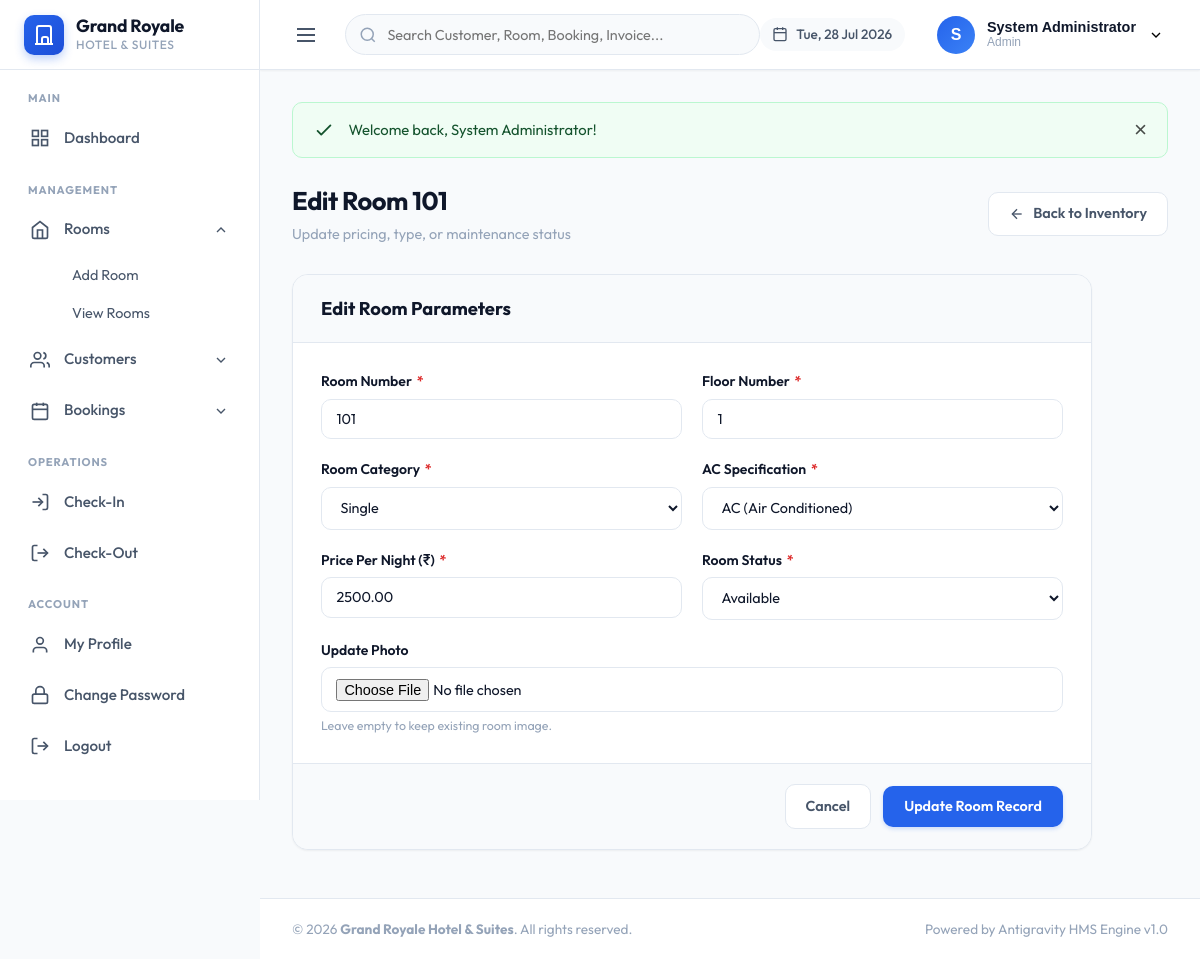
The page /edit_room.php?id=1 (signed in) on the database its author committed.
### tables this page shows
CREATE TABLE `rooms` (
  `id` INT AUTO_INCREMENT PRIMARY KEY,
  `room_number` VARCHAR(20) NOT NULL UNIQUE,
  `room_type` ENUM('Single', 'Double', 'Deluxe', 'Suite') NOT NULL,
  `ac_type` ENUM('AC', 'Non AC') NOT NULL,
  `floor_number` INT NOT NULL,
  `price_per_night` DECIMAL(10, 2) NOT NULL,
  `status` ENUM('Available', 'Booked', 'Occupied', 'Maintenance') DEFAULT 'Available',
  `image` VARCHAR(255) DEFAULT NULL,
  `created_at` DATETIME DEFAULT CURRENT_TIMESTAMP
);

### edit_room.php (the view, shortened to what this page needs)
<?php
require_once __DIR__ . '/includes/db.php';
include __DIR__ . '/includes/header.php';
$roomId = (int)($_GET['id'] ?? 0);
$stmt = $pdo->prepare("SELECT * FROM rooms WHERE id = :id");
$stmt->execute([':id' => $roomId]);
$room = $stmt->fetch();
?>
<div class="page-header">
    <div>
        <h1 class="page-title">Edit Room <?= escape($room['room_number']) ?></h1>
        <p class="page-subtitle">Update pricing, type, or maintenance status</p>
    </div>
    <div>
        <a href="view_rooms.php" class="btn btn-secondary">
            <svg width="16" height="16" viewBox="0 0 24 24" fill="none" stroke="currentColor" stroke-width="2"><line x1="19" y1="12" x2="5" y2="12"></line><polyline points="12 19 5 12 12 5"></polyline></svg>
            <span>Back to Inventory</span>
        </a>
    </div>
</div>
<div class="form-card fade-in" style="max-width: 800px;">
    <div class="form-header">
        <h3 class="form-title">Edit Room Parameters</h3>
    </div>
    <form action="edit_room.php?id=<?= $roomId ?>" method="POST" enctype="multipart/form-data" class="needs-validation" novalidate>
        <div class="form-body">
            <div class="form-grid">
                <div class="col-6">
                    <div class="form-group">
                        <label class="form-label" for="room_number">Room Number <span class="required">*</span></label>
                        <input type="text" id="room_number" name="room_number" class="form-control" value="<?= escape($room['room_number']) ?>" required>
                    </div>
                </div>
                <div class="col-6">
                    <div class="form-group">
                        <label class="form-label" for="floor_number">Floor Number <span class="required">*</span></label>
                        <input type="number" id="floor_number" name="floor_number" class="form-control" min="1" max="50" value="<?= escape($room['floor_number']) ?>" required>
                    </div>
                </div>
                <div class="col-6">
                    <div class="form-group">
                        <label class="form-label" for="room_type">Room Category <span class="required">*</span></label>
                        <select id="room_type" name="room_type" class="form-select" required>
                            <option value="Single" <?= ($room['room_type'] === 'Single') ? 'selected' : '' ?>>Single</option>
                        </select>
                    </div>
                </div>
                <div class="col-6">
                    <div class="form-group">
                        <label class="form-label" for="ac_type">AC Specification <span class="required">*</span></label>
                        <select id="ac_type" name="ac_type" class="form-select" required>
                            <option value="AC" <?= ($room['ac_type'] === 'AC') ? 'selected' : '' ?>>AC (Air Conditioned)</option>
                        </select>
                    </div>
                </div>
                <div class="col-6">
                    <div class="form-group">
                        <label class="form-label" for="price_per_night">Price Per Night (₹) <span class="required">*</span></label>
                        <input type="number" step="0.01" id="price_per_night" name="price_per_night" class="form-control" value="<?= escape($room['price_per_night']) ?>" required>
                    </div>
                </div>
                <div class="col-6">
                    <div class="form-group">
                        <label class="form-label" for="status">Room Status <span class="required">*</span></label>
                        <select id="status" name="status" class="form-select" required>
                            <option value="Available" <?= ($room['status'] === 'Available') ? 'selected' : '' ?>>Available</option>
                        </select>
                    </div>
                </div>
                <div class="col-12">
                    <div class="form-group">
                        <label class="form-label" for="room_image">Update Photo</label>
                        <input type="file" id="room_image" name="room_image" class="form-control" accept="image/*" data-preview="roomPhotoPreview">
                        <span class="form-help">Leave empty to keep existing room image.</span>
                    </div>
                </div>
            </div>
        </div>
        <div class="form-footer">
            <a href="view_rooms.php" class="btn btn-secondary">Cancel</a>
            <button type="submit" class="btn btn-primary">Update Room Record</button>
        </div>
    </form>
</div>
<?php include __DIR__ . '/includes/footer.php'; ?>

### css/style.css (style rules this page uses)
:root { --primary: #2563eb; --primary-hover: #1d4ed8; --primary-light: #eff6ff; --primary-border: #bfdbfe; --success: #16a34a; --success-hover: #15803d; --success-light: #f0fdf4; --success-border: #bbf7d0; --danger: #dc2626; --danger-hover: #b91c1c; --danger-light: #fef2f2; --danger-border: #fecaca; --warning: #f59e0b; --warning-hover: #d97706; --warning-light: #fffbeb; --warning-border: #fde68a; --info: #0284c7; --info-light: #f0f9ff; --bg-main: #f8fafc; --card-bg: #ffffff; --text-primary: #0f172a; --text-secondary: #475569; --text-muted: #94a3b8; --border-color: #e2e8f0; --border-light: #f1f5f9; --radius-sm: 6px; --radius-md: 10px; --radius-lg: 16px; --radius-full: 9999px; --shadow-sm: 0 1px 2px 0 rgba(0, 0, 0, 0.05); --shadow-md: 0 4px 6px -1px rgba(0, 0, 0, 0.1), 0 2px 4px -1px rgba(0, 0, 0, 0.06); --shadow-lg: 0 10px 15px -3px rgba(0, 0, 0, 0.1), 0 4px 6px -2px rgba(0, 0, 0, 0.05); --sidebar-width: 260px; --navbar-height: 70px; --transition-fast: 0.15s ease; --transition-normal: 0.25s ease; }
*, *::before, *::after { box-sizing: border-box; margin: 0; padding: 0; }
body { font-family: 'Outfit', -apple-system, BlinkMacSystemFont, "Segoe UI", Roboto, sans-serif; background-color: var(--bg-main); color: var(--text-primary); line-height: 1.5; font-size: 0.95rem; -webkit-font-smoothing: antialiased; }
a { color: var(--primary); text-decoration: none; transition: color var(--transition-fast); }
.page-header { display: flex; align-items: center; justify-content: space-between; margin-bottom: 1.75rem; flex-wrap: wrap; gap: 1rem; }
.page-title { font-size: 1.6rem; font-weight: 700; color: var(--text-primary); letter-spacing: -0.02em; }
.page-subtitle { font-size: 0.9rem; color: var(--text-muted); margin-top: 0.2rem; }
.btn { display: inline-flex; align-items: center; justify-content: center; gap: 0.5rem; padding: 0.65rem 1.25rem; font-family: inherit; font-size: 0.9rem; font-weight: 600; border-radius: var(--radius-md); border: 1px solid transparent; cursor: pointer; transition: all var(--transition-fast); text-decoration: none; white-space: nowrap; }
.btn-primary { background-color: var(--primary); color: #ffffff; box-shadow: 0 2px 4px rgba(37, 99, 235, 0.2); }
.btn-secondary { background-color: #ffffff; color: var(--text-secondary); border-color: var(--border-color); }
.alert-icon { width: 22px; height: 22px; flex-shrink: 0; }
.fade-in { animation: fadeIn 0.3s ease-in-out; }

### css/forms.css (style rules this page uses)
.form-card { background: #ffffff; border: 1px solid var(--border-color); border-radius: var(--radius-lg); box-shadow: var(--shadow-sm); overflow: hidden; }
.form-header { padding: 1.25rem 1.75rem; border-bottom: 1px solid var(--border-color); background: var(--bg-main); display: flex; align-items: center; justify-content: space-between; }
.form-title { font-size: 1.15rem; font-weight: 700; color: var(--text-primary); }
.form-body { padding: 1.75rem; }
.form-grid { display: grid; grid-template-columns: repeat(12, 1fr); gap: 1.25rem; }
.col-12 { grid-column: span 12; }
.col-6 { grid-column: span 6; }
.form-group { display: flex; flex-direction: column; }
.form-label { font-size: 0.875rem; font-weight: 600; color: var(--text-primary); margin-bottom: 0.4rem; }
.form-label .required { color: var(--danger); margin-left: 2px; }
.form-control, .form-select, .form-textarea { width: 100%; padding: 0.65rem 0.9rem; font-family: inherit; font-size: 0.9rem; color: var(--text-primary); background-color: #ffffff; border: 1px solid var(--border-color); border-radius: var(--radius-md); outline: none; transition: all var(--transition-fast); }
.form-help { font-size: 0.775rem; color: var(--text-muted); margin-top: 0.3rem; }
.form-footer { padding: 1.25rem 1.75rem; border-top: 1px solid var(--border-color); background: var(--bg-main); display: flex; align-items: center; justify-content: flex-end; gap: 0.75rem; }

### rows shown on the page
rooms: room_number "101", floor_number "1", room_type "Single", ac_type "AC (Air Conditioned)", price_per_night "2500.00", status "Available"

### other values the page prints
substr($user['full_name'], 0, 1) "S"
$user['full_name'] "System Administrator"
$user['role'] "Admin"
$msg "Welcome back, System Administrator!"
